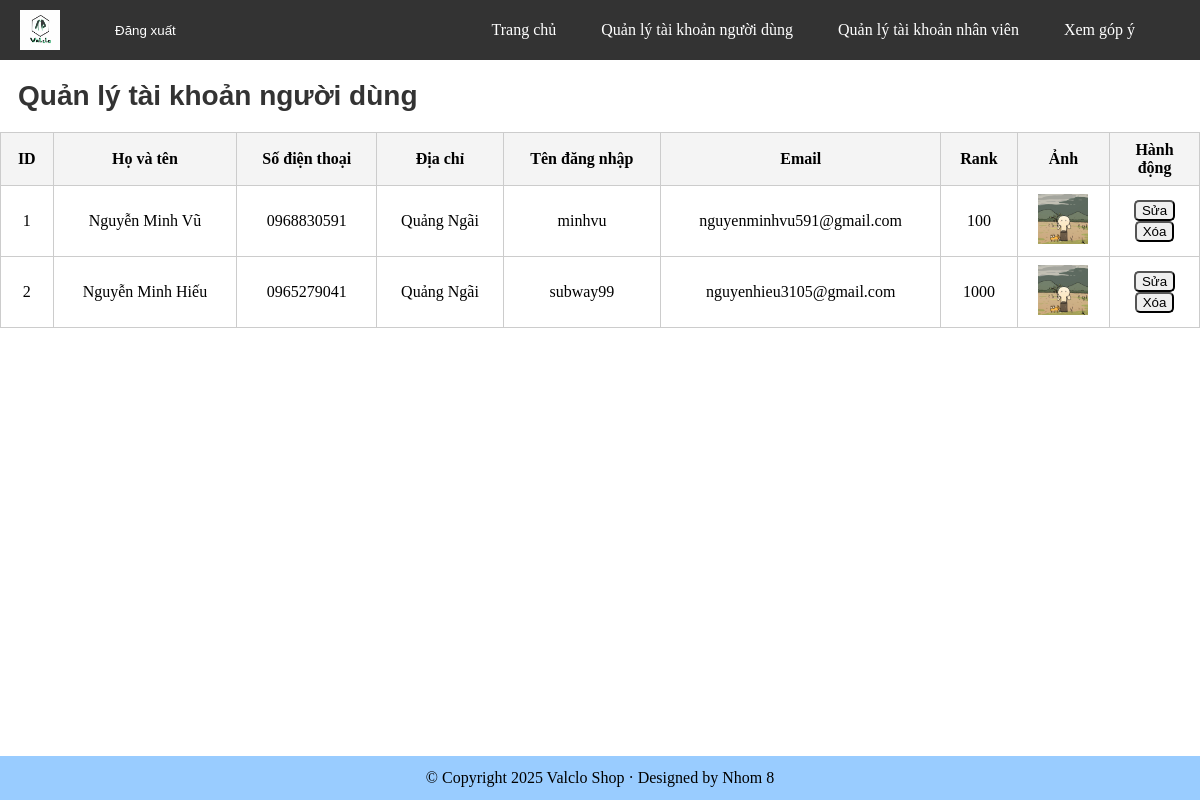
Page /Admin/qlngdung.php on the earlier database version.
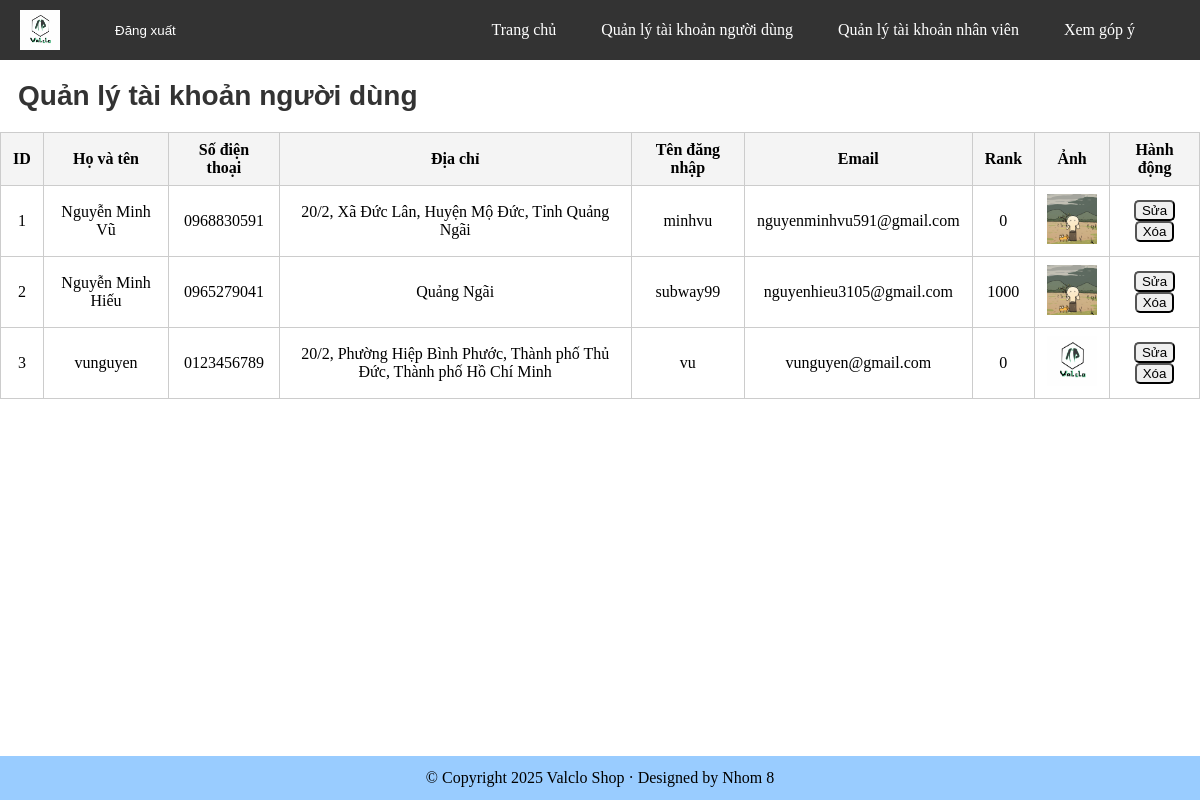
Same page on the later database version.
### tables this page shows
CREATE TABLE `account` (
  `ID` bigint(20) NOT NULL,
  `CMND` varchar(10) DEFAULT NULL,
  `FNAME` varchar(50) DEFAULT NULL,
  `PHONE` varchar(10) DEFAULT NULL,
  `ADDRESS` text DEFAULT NULL,
  `USERNAME` varchar(50) DEFAULT NULL,
  `EMAIL` varchar(250) DEFAULT NULL,
  `PWD` varchar(50) DEFAULT NULL,
  `IMG_URL` varchar(250) DEFAULT NULL,
  `RANK` int(11) DEFAULT NULL,
  `STATUS` enum('Hoạt động','Bị ban','','') NOT NULL DEFAULT 'Hoạt động',
  `REASON_BANNED` varchar(255) DEFAULT NULL
);

### Admin/qlngdung.php (the view, shortened to what this page needs)
<!DOCTYPE html>
<html>
<head>
</head>
<body>
    <?php include 'admin_header.php'; ?>
    <main>
    <div id="page">
        <h1 class="title">Quản lý tài khoản người dùng</h1>
        <table>
            <tr>
                <th>ID</th>
                <th>Họ và tên</th>
                <th>Số điện thoại</th>
                <th>Địa chỉ</th>
                <th>Tên đăng nhập</th>
                <th>Email</th>
                <th>Rank</th>
                <th>Ảnh</th>
                <th width="7.5%">Hành động</th>
            </tr>
            <?php
            $result = $conn->query("SELECT * FROM account ORDER BY ID ASC");
            while($row = $result->fetch_assoc()): ?>
            <tr>
                <td><?php echo $row['ID']; ?></td>
                <td><?php echo $row['FNAME']; ?></td>
                <td><?php echo $row['PHONE']; ?></td>
                <td><?php echo $row['ADDRESS']; ?></td>
                <td><?php echo $row['USERNAME']; ?></td>
                <td><?php echo $row['EMAIL']; ?></td>
                <td><?php echo $row['RANK']; ?></td>
                <td>
                    <?php if($row['IMG_URL'] != ""): ?>
                        <img src="<?php echo $row['IMG_URL']; ?>" alt="<?php echo $row['FNAME']; ?>" width="50" height="50">
                    <?php endif; ?>
                </td>
                <td>
                    <a href="qlngdung.php?action=edit&id=<?php echo $row['ID']; ?>#editModal"><button class="btn_edit">Sửa</button></a>
                    <a href="qlngdung.php?action=delete&id=<?php echo $row['ID']; ?>" onclick="return confirm('Bạn có chắc chắn muốn xóa người dùng này?');"><button class="btn_delete">Xóa</button></a>
                </td>
            </tr>
            <?php endwhile; ?>
        </table>
    </div>
    <link rel="stylesheet" href="./assets/css/admin_style.css">
    </main>
    <?php
    include 'admin_footer.php';
    ?>
</body>
</html>

Differences in the rows shown:
changed account "Nguyễn Minh Vũ": ADDRESS "Quảng Ngãi" → "20/2, Xã Đức Lân, Huyện Mộ Đức, Tỉnh Quảng Ngãi"; RANK "100" → "0"
added account: ID "3", FNAME "vunguyen", PHONE "0123456789", ADDRESS "20/2, Phường Hiệp Bình Phước, Thành phố Thủ Đức, Thành phố Hồ Chí Minh", USERNAME "vu", EMAIL "vunguyen@gmail.com", RANK "0", IMG_URL (picture)
